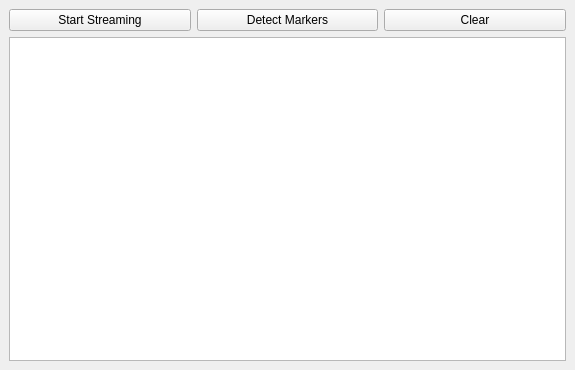
<?xml version="1.0" encoding="UTF-8"?>
<ui version="4.0">
 <class>MainWindow</class>
 <widget class="QMainWindow" name="MainWindow">
  <property name="enabled">
   <bool>true</bool>
  </property>
  <property name="geometry">
   <rect>
    <x>0</x>
    <y>0</y>
    <width>575</width>
    <height>370</height>
   </rect>
  </property>
  <property name="windowTitle">
   <string>Polaris Interface</string>
  </property>
  <widget class="QWidget" name="centralwidget">
   <layout class="QVBoxLayout" name="verticalLayout">
    <item>
     <layout class="QHBoxLayout" name="horizontalLayout">
      <item>
       <widget class="QPushButton" name="pbStreaming">
        <property name="text">
         <string>Start Streaming</string>
        </property>
       </widget>
      </item>
      <item>
       <widget class="QPushButton" name="pbMarkerposition">
        <property name="text">
         <string>Detect Markers</string>
        </property>
       </widget>
      </item>
      <item>
       <widget class="QPushButton" name="pushButton">
        <property name="text">
         <string>Clear</string>
        </property>
       </widget>
      </item>
     </layout>
    </item>
    <item>
     <widget class="QTextEdit" name="textEdit">
      <property name="readOnly">
       <bool>true</bool>
      </property>
     </widget>
    </item>
   </layout>
  </widget>
  <widget class="QMenuBar" name="menuBar">
   <property name="geometry">
    <rect>
     <x>0</x>
     <y>0</y>
     <width>575</width>
     <height>21</height>
    </rect>
   </property>
   <property name="nativeMenuBar">
    <bool>false</bool>
   </property>
  </widget>
 </widget>
 <resources/>
 <connections/>
</ui>
